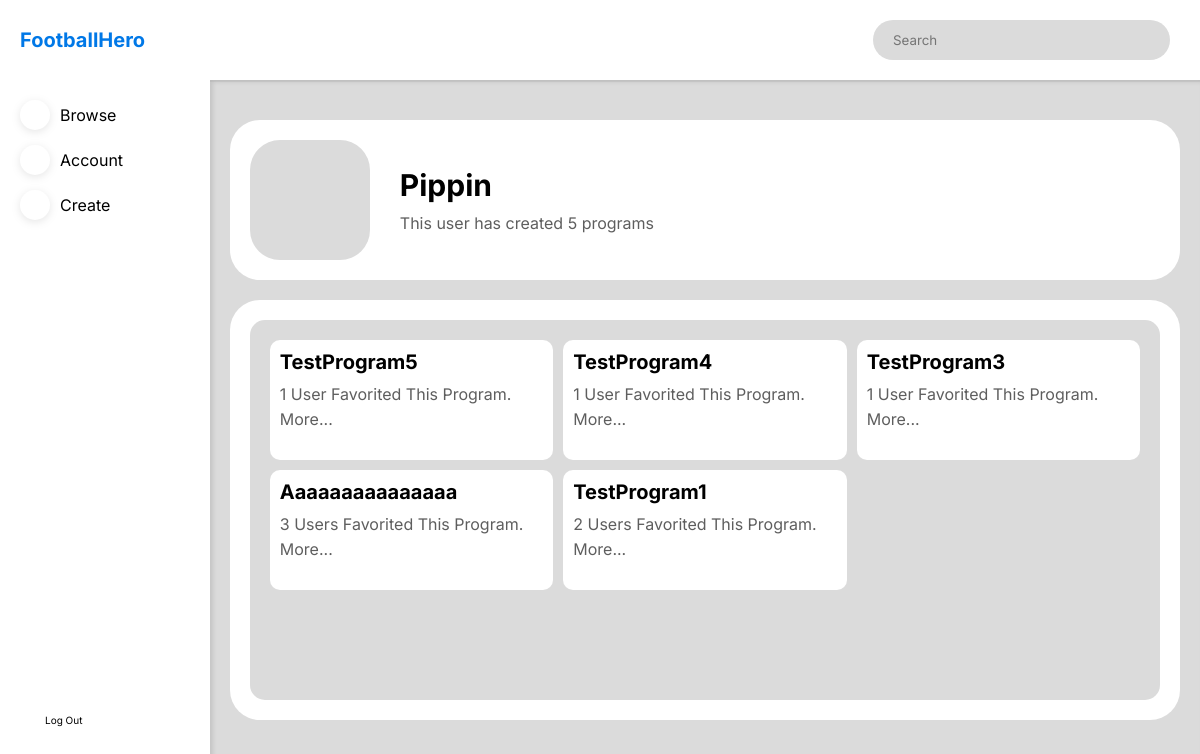
The app's page /account/pippin (signed in) with its own data.
### website/models.py (models this page shows)
class User(db.Model):
    id = db.Column(db.Integer, primary_key=True)
    username = db.Column(db.String(150), unique=True, nullable=False)
    email = db.Column(db.String(150), unique=True)
    password = db.Column(db.String(200))
    verified = db.Column(db.Boolean, default=False)
    programs = db.relationship('Program')
    favorites = db.relationship(
        'Program', secondary=FavoriteProgram, backref=db.backref('favoriteprograms'),  lazy='dynamic')

class Program(db.Model):
    id = db.Column(db.Integer, primary_key=True)
    name = db.Column(db.String(150), nullable=False)
    user_id = db.Column(db.Integer, db.ForeignKey('user.id'), nullable=False)
    description = db.Column(db.String(3000))
    exercises = db.relationship(
        'Exercise', secondary=ExerciseProgram, backref='exercises')
    favorited = db.relationship(
        'User', secondary=FavoriteProgram, backref=db.backref('favirouted'),  lazy='dynamic')

### website/dashboard.py (the view)
@dashboard.route("/account/<username>")
def account(username):
    if 'user' in session:
        user = db.session.query(User).filter(
            User.username == username).first()
        if not user:
            abort(404)
        likes_query = db.session.\
            query(
                FavoriteProgram.columns.program_id.label('programid'),
                func.count().label('cnt')
            ).\
            filter(FavoriteProgram.columns.program_id).\
            group_by('programid').\
            subquery()
        programscreated = db.session.\
            query(Program.id,
                  Program.name,
                  func.coalesce(
                      likes_query.c.cnt, 0).label('cnt')
                  ).\
            join(likes_query,
                 likes_query.c.programid == Program.id,
                 isouter=True
                 ).\
            filter(Program.user_id == user.id).\
            order_by(desc(Program.id)).\
            all()
        return render_template('account.html', user=user, programscreated=programscreated)
    else:
        return redirect((url_for('auth.signin')))

### website/templates/account.html (shortened to what this page needs)
{% extends 'dashboard_template.html' %}
{% block content %}
<div class="dashboard-body-element dashboard-body-first dashboard-body-account-first">
    <div class="dashboard-body-icon dashboard-body-tag">
        <span class="iconify" data-icon="bx:user"></span>
    </div>
    <div class='dashboard-account-info-wrapper'>
        <p class="dashboard-account-info-username">{{user.username | capitalize}}</p>
        {% if session['user'] == user.username %}
        {% if programscreated |length == 0 %}<p class="dashboard-account-info-subtitle">You have created 0 programs.</p>
        {% elif programscreated |length == 1 %} <p class="dashboard-account-info-subtitle">You have created 1 program.
        </p>
        {% else %}
        <p class="dashboard-account-info-subtitle">You have created {{programscreated |length}} programs</p>
        {% endif%}
        {% else %}
        {% if programscreated |length == 0 %}<p class="dashboard-account-info-subtitle">This user has created 0
            programs.
        </p>
        {% elif programscreated|length == 1 %} <p class="dashboard-account-info-subtitle">This user has created 1
            program.
        </p>
        {% else %}
        <p class="dashboard-account-info-subtitle">This user has created {{programscreated |length}} programs
        </p>
        {% endif%}
        {% endif %}
    </div>
</div>
<div class="dashboard-body-element dashboard-account-programs-wrapper">
    <div class="dashboard-account-programs">
        {% for program in programscreated%}
        <div class="dashboard-account-programs-card">
            <p> {{program.name}}</p>
            {% if program.cnt == 1 %}
            <p> {{program.cnt}} user favorited this program.</p>
            {% else %}
            <p> {{program.cnt}} users favorited this program.</p>
            {% endif %}
            <a onclick="location.href= '/program/{{program.id}}'">more...</a>
        </div>
        {% endfor %}
    </div>
</div>
{% endblock %}

### website/static/styles.css (style rules this page uses)
* { padding: 0; margin: 0; box-sizing: border-box; font-family: "Inter", "Poppins"; }
:root { --main-color: #0078e7; --secondary-color: #dbdbdb; --background-colour: #ffffff; --text-color-1: #000000; --text-color-2: #5e5e5e; --text-color-3: #ffffff; }
html { scroll-behavior: smooth; }
.dashboard-body-first { margin-top: 40px; }
.dashboard-body-icon { height: 120px; width: 120px; background-color: var(--secondary-color); border-radius: 30px; display: flex; align-items: center; justify-content: center; }
.dashboard-body-icon .iconify { width: 60%; height: 60%; color: var(--text-color-2); }
.dashboard-body-element { width: 96%; margin-left: auto; margin-right: auto; background-color: var(--background-colour); padding: 20px; border-radius: 30px; }
.dashboard-body-account-first { display: flex; align-items: center; }
.dashboard-account-info-wrapper { display: flex; flex-direction: column; justify-content: center; width: 80%; margin-left: 30px; height: 120px; }
.dashboard-account-info-username { font-weight: bold; font-size: 30px; margin-bottom: 10px; }
.dashboard-account-info-subtitle { color: var(--text-color-2); }
.dashboard-account-programs-wrapper { margin-top: 20px; height: 60%; min-height: 400px; }
.dashboard-account-programs { height: 100%; width: 100%; border-radius: 15px; padding: 20px; background-color: var(--secondary-color); display: grid; grid-template-columns: 1fr 1fr 1fr; grid-template-rows: auto; grid-row-gap: 10px; grid-column-gap: 10px; grid-template-rows: repeat(auto-fill, 120px); overflow-y: scroll; }
.dashboard-account-programs-card { background-color: var(--background-colour); height: 100%; width: 100%; padding: 10px; border-radius: 10px; text-transform: capitalize; }
.dashboard-account-programs-card p:first-child { color: var(--text-color-1); font-weight: bold; font-size: 20px; width: 100%; text-overflow: ellipsis; margin-bottom: 10px; }
.dashboard-account-programs-card p { color: var(--text-color-2); margin-bottom: 5px; }
.dashboard-account-programs-card a { color: var(--text-color-2); }

### records on screen
User: username "Pippin"
Program: name "TestProgram5", cnt "1"
Program: name "TestProgram4", cnt "1"
Program: name "TestProgram3", cnt "1"
Program: name "Aaaaaaaaaaaaaaa", cnt "3"
Program: name "TestProgram1", cnt "2"

### other values on screen
{{ programscreated |length }} "5"
